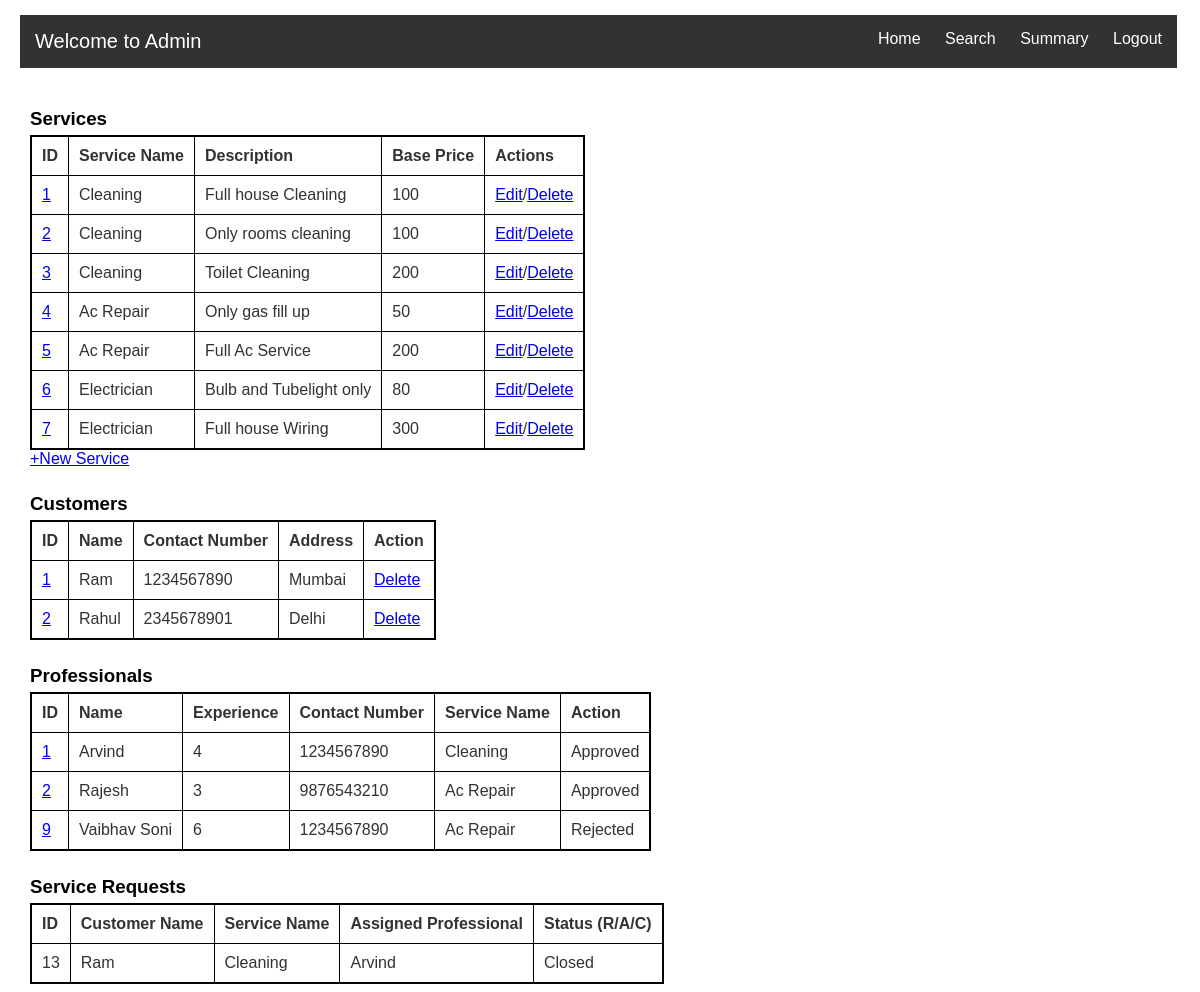
Page /Admin/Home on the committed database.
### Application/models.py (models this page shows)
class Service(db.Model):
    Service_id = db.Column(db.Integer, unique=True, primary_key=True, autoincrement=True, nullable=False)
    Service_name =db.Column(db.String, nullable=False)
    Price =db.Column(db.Integer, nullable=False)
    Time_required =db.Column(db.Integer, nullable=False)
    Description =db.Column(db.String, nullable=False)
    service_requests = db.relationship('Service_request', backref='service', lazy=True)

class Customer(db.Model):
    Id = db.Column(db.Integer, unique=True, primary_key=True, autoincrement=True, nullable=False)
    Full_name =db.Column(db.String, nullable=False)
    Email =db.Column(db.String, unique=True, nullable=False)
    Phone_number=db.Column(db.Integer, nullable=False)
    Password =db.Column(db.String, nullable=False)
    Address =db.Column(db.String, nullable=False)
    Pincode =db.Column(db.Integer, nullable=False)
    service_requests = db.relationship('Service_request', backref='customer', lazy=True)

class Professional(db.Model):
    Id = db.Column(db.Integer, unique=True, primary_key=True, autoincrement=True, nullable=False)
    Full_name =db.Column(db.String, nullable=False)
    Email =db.Column(db.String, unique=True, nullable=False)
    Password =db.Column(db.String, nullable=False)
    Phone_number=db.Column(db.Integer, nullable=False)
    Service_name =db.Column(db.String)
    Address =db.Column(db.String, nullable=False)
    Pincode =db.Column(db.Integer, nullable=False)
    Experience =db.Column(db.Integer)
    Status = db.Column(db.String)
    service_requests = db.relationship('Service_request', backref='professional', lazy=True)

class Service_request(db.Model):
    Id = db.Column(db.Integer, primary_key=True, nullable=False)
    Service_id = db.Column(db.Integer, db.ForeignKey('service.Service_id'), nullable=False)
    Customer_id = db.Column(db.Integer, db.ForeignKey('customer.Id'), nullable=False)
    Professional_id = db.Column(db.Integer, db.ForeignKey('professional.Id'))
    date_of_request = db.Column(db.Date, nullable=False)
    date_of_completion = db.Column(db.Date)
    Service_status = db.Column(db.String, nullable=False)
    Remarks=db.Column(db.String)

### Application/controller.py (the view)
@app.route('/Admin/Home', methods=["GET"])
def Admin():
    All_Services=Service.query.all()
    All_Professional=Professional.query.all()
    All_Customer=Customer.query.all()
    All_Service_requests=Service_request.query.all()
    All_request_join_1 = db.session.query(
        Service_request.Id,
        Customer.Full_name,
        Service.Service_name,
        Service_request.Service_status
        ).join(Customer, Service_request.Customer_id == Customer.Id
        ).join(Service, Service_request.Service_id == Service.Service_id
        ).filter(Service_request.Service_status == "Requested").all()
    All_request_join_2 = db.session.query(
        Service_request.Id,
        Customer.Full_name,
        Service.Service_name,
        Professional.Full_name,
        Service_request.Service_status
        ).join(Customer, Service_request.Customer_id == Customer.Id
        ).join(Professional, Service_request.Professional_id == Professional.Id
        ).join(Service, Service_request.Service_id == Service.Service_id).all()
    return render_template('Admin_home.html', S_data=All_Services,C_data=All_Customer, P_data=All_Professional, S_R_data=All_Service_requests,All1=All_request_join_1 ,All2=All_request_join_2)

### templates/Admin_home.html (shortened to what this page needs)
<!DOCTYPE html>
<html lang="en">
<head>
    <link rel="stylesheet" type="text/css" href="{{url_for('static',filename='style1.css')}}">
</head>
<body>
    {% include 'Admin_header.html' %}
        <h3>Services</h3>
        <table>
          <tr>
            <th>ID</th>
            <th>Service Name</th>
            <th>Description</th>
            <th>Base Price</th>
            <th>Actions</th>
          </tr>
          {%for i in S_data%}
          <tr>
            <td><a href="/Admin/Home/Service/{{i['Service_id']}}">{{i['Service_id']}}</a></td>
            <td>{{i['Service_name']}}</td>
            <td>{{i['Description']}}</td>
            <td>{{i['Price']}}</td>
            <td><a href="/Admin/Home/Service/Edit/{{i['Service_id']}}">Edit</a>/<a href="/Admin/Home/Service/Delete/{{i['Service_id']}}">Delete</a></td>
          </tr>
          {%endfor%}
        </table>
        <a href="/Admin/Home/New_Service">+New Service</a>
        <h3>Customers</h3>
        <table>
          <tr>
            <th>ID</th>
            <th>Name</th>
            <th>Contact Number</th>
            <th>Address</th>
            <th>Action</th>
          </tr>
          {%for i in C_data%}
          <tr>
            <td><a href="/Admin/Customer/{{i['Id']}}">{{i['Id']}}</a></td>
            <td>{{i['Full_name']}}</td>
            <td>{{i['Phone_number']}}</td>
            <td>{{i['Address']}}</td>
            <td><a href="/Admin/Customer/{{i['Id']}}/Delete">Delete</a></td>
          </tr>
          {%endfor%}
        </table>
        <h3>Professionals</h3>
        <table>
          <tr>
            <th>ID</th>
            <th>Name</th>
            <th>Experience</th>
            <th>Contact Number</th>
            <th>Service Name</th>
            <th>Action</th>
          </tr>
          {%for i in P_data%}
          <tr>
            <td><a href="/Admin/Home/Professional/{{i['Id']}}">{{i['Id']}}</a></td>
            <td>{{i['Full_name']}}</td>
            <td>{{i['Experience']}}</td>
            <td>{{i['Phone_number']}}</td>
            <td>{{i['Service_name']}}</td>
            {%if i['Status']=="Approve"%}
              <td>{{i['Status']}}d</td>
            {%elif i['Status']=="Reject"%}
              <td>{{i['Status']}}ed</td>
            {%else%}
              <td><a href="/Admin/Professional/{{i['Id']}}/Approve">Approve</a>/<a href="/Admin/Professional/{{i['Id']}}/Reject">Reject</a>/<a href="/Admin/Professional/{{i['Id']}}/Delete">Delete</a></td>
            {%endif%}
          </tr>
          {%endfor%}
        </table>
        <h3>Service Requests</h3>
        <table>
          <tr>
            <th>ID</th>
            <th>Customer Name</th>
            <th>Service Name</th>
            <th>Assigned Professional</th>
            <th>Status (R/A/C)</th>
          </tr>
          {%for a,b,c,d,e in All2%}
          <tr>
            <td>{{a}}</td>
            <td>{{b}}</td>
            <td>{{c}}</td>
            <td>{{d}}</td>
            <td>{{e}}</td>
          </tr>
          {%endfor%}
        </table>
</body>
</html>

### templates/Admin_header.html
<header>
    <div class="left-header">
      <p>Welcome to Admin</p>
    </div>
    <div class="right-header">
    <a href="/Admin/Home"> Home </a>
    <a href="/Admin/Search">Search </a>
    <a href="/Admin/Summary">Summary </a>
    <a href="/">Logout</a>
    </div>
</header>

### static/style1.css (style rules this page uses)
body { font-family: Arial, sans-serif; margin-left: 30px; }
header { margin: 15px 15px 40px -10px; display: flex; justify-content: space-between; padding: 15px; background-color: rgba(50,50,52,255); color: white; }
.left-header p { margin: 0; font-size: 20px; }
.right-header a { color: white; text-decoration: none; margin-left: 20px; font-size: 16px; }
h3 { margin-top: 25px; margin-bottom: 5px; }
table { border-collapse: collapse; color: rgba(50,50,52,255);; border: 2px solid black; }
th, td { padding: 10px; border: 1px solid black; text-align: left; }

### rows in the picture
Service: Service_id "1", Service_name "Cleaning", Description "Full house Cleaning", Price "100"
Service: Service_id "2", Service_name "Cleaning", Description "Only rooms cleaning", Price "100"
Service: Service_id "3", Service_name "Cleaning", Description "Toilet Cleaning", Price "200"
Service: Service_id "4", Service_name "Ac Repair", Description "Only gas fill up", Price "50"
Service: Service_id "5", Service_name "Ac Repair", Description "Full Ac Service", Price "200"
Service: Service_id "6", Service_name "Electrician", Description "Bulb and Tubelight only", Price "80"
Service: Service_id "7", Service_name "Electrician", Description "Full house Wiring", Price "300"
Customer: Id "1", Full_name "Ram", Phone_number "1234567890", Address "Mumbai"
Customer: Id "2", Full_name "Rahul", Phone_number "2345678901", Address "Delhi"
Professional: Id "1", Full_name "Arvind", Experience "4", Phone_number "1234567890", Service_name "Cleaning", Status "Approve"
Professional: Id "2", Full_name "Rajesh", Experience "3", Phone_number "9876543210", Service_name "Ac Repair", Status "Approve"
Professional: Id "9", Full_name "Vaibhav Soni", Experience "6", Phone_number "1234567890", Service_name "Ac Repair", Status "Reject"
Service_request: Id "13", Full_name "Ram", Service_name "Cleaning", Full_name "Arvind", Service_status "Closed"
